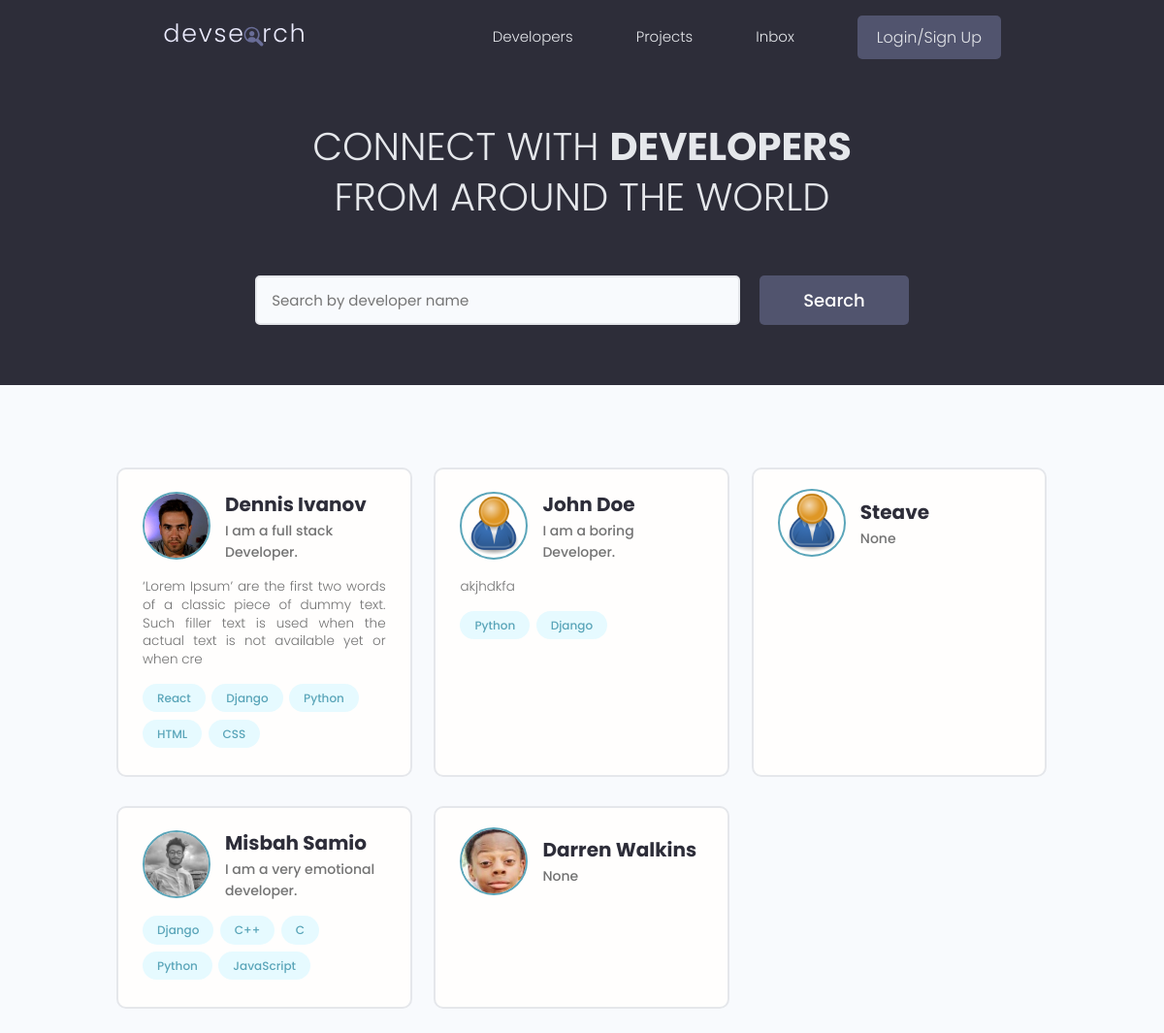
Before: / with the older database file.
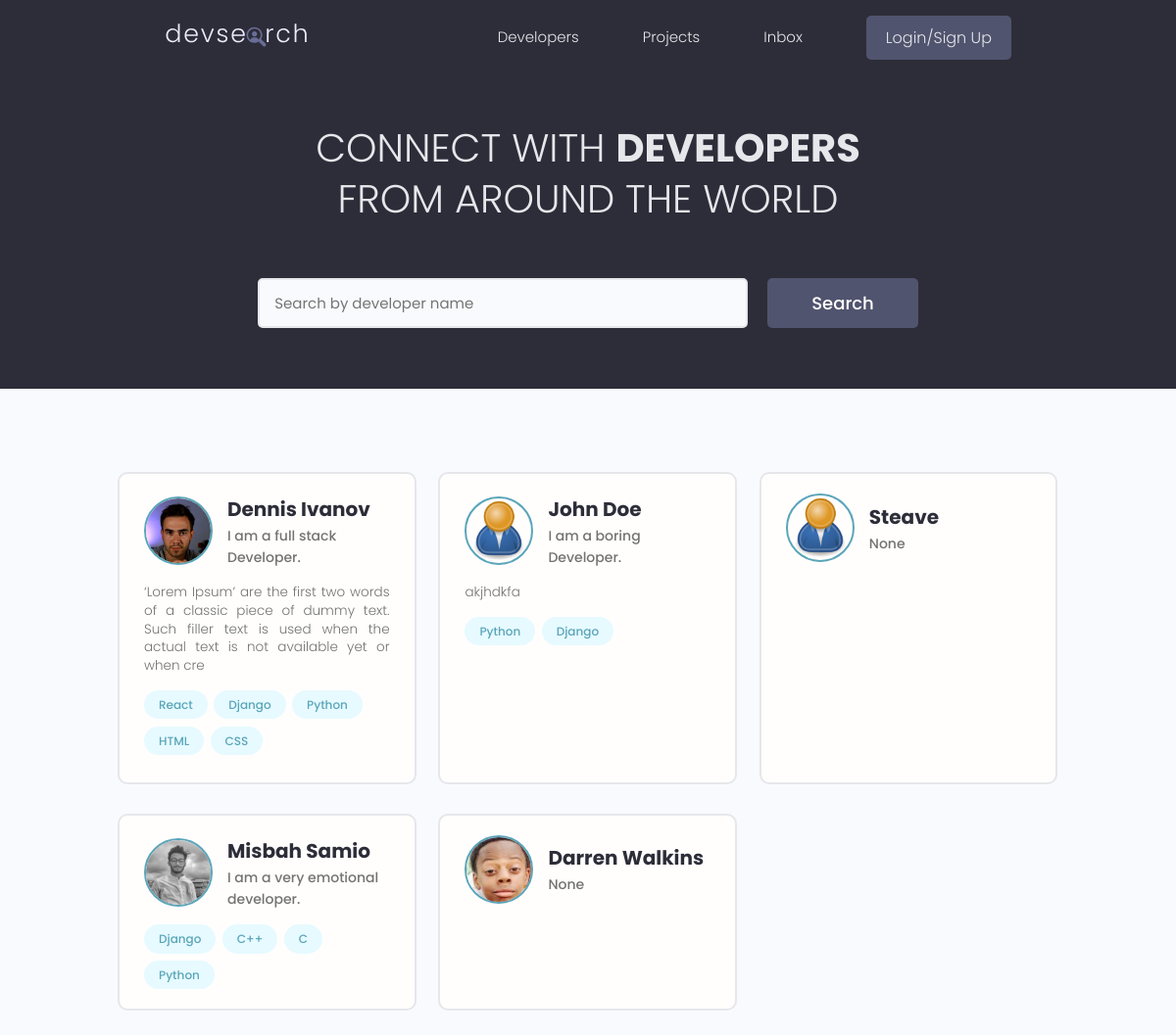
After: the same page with the newer database file.
### users/models.py (models this page shows, shortened)
class Profile(models.Model):
    user = models.OneToOneField(User, on_delete=models.CASCADE, null=True, blank=True)
    name = models.CharField(max_length=200, blank=True, null=True)
    email = models.EmailField(max_length=500, blank=True, null=True)
    username = models.CharField(max_length=200, blank=True, null=True)
    location = models.CharField(max_length=200, blank=True, null=True)
    short_intro = models.CharField(max_length=200, blank=True, null=True)
    bio = models.TextField(blank=True, null=True)
    profile_image = models.ImageField(null=True, blank=True, upload_to='profiles/', default="profiles/user-default.png")
    social_github = models.CharField(max_length=200, blank=True, null=True)
    social_twitter = models.CharField(max_length=200, blank=True, null=True)
    social_linkedin = models.CharField(max_length=200, blank=True, null=True)
    social_youtube = models.CharField(max_length=200, blank=True, null=True)
    social_website = models.CharField(max_length=200, blank=True, null=True)
    created = models.DateTimeField(auto_now_add=True)
    id = models.UUIDField(default=uuid.uuid4, unique=True, primary_key=True, editable=False)

class Skill(models.Model):
    owner = models.ForeignKey(Profile, on_delete=models.CASCADE, null=True, blank=True)
    name = models.CharField(max_length=200, blank=True, null=True)
    description = models.TextField(null=True, blank=True)
    created = models.DateTimeField(auto_now_add=True)
    id = models.UUIDField(default=uuid.uuid4, unique=True, primary_key=True, editable=False)
    def __str__(self):
        return str(self.name)

### users/views.py (the view)
# urls.py: path('', views.profiles, name="profiles"),
def profiles(request):
    profiles = Profile.objects.all()
    context = {'profiles' : profiles}
    return render(request, 'users/profiles.html', context)

### users/templates/users/profiles.html (shortened to what this page needs)
{% extends 'main.html' %}
{% block content %}
<main class="home">
    <section class="hero-section text-center">
      <div class="container container--narrow">
        <div class="hero-section__box">
          <h2>CONNECT WITH <span>DEVELOPERS</span></h2>
          <h2>FROM AROUND THE WORLD</h2>
        </div>
        <div class="hero-section__search">
          <form class="form" action="#" method="get">
            <div class="form__field">
              <input class="input input--text" id="formInput#search" type="text" name="text"
                placeholder="Search by developer name" />
            </div>
            <input class="btn btn--sub btn--lg" type="submit" value="Search" />
          </form>
        </div>
      </div>
    </section>
    <section class="devlist">
      <div class="container">
        <div class="grid grid--three">
        {% for profile in profiles %}
          <div class="column card">
            <div class="dev">
              <a href="{% url 'user-profile' profile.id %}" class="card__body">
                <div class="dev__profile">
                  <img class="avatar avatar--md" src="{{ profile.profile_image.url }}" alt="image" />
                  <div class="dev__meta">
                    <h3>{{ profile.name }}</h3>
                    <h5>{{ profile.short_intro|slice:"60" }}</h5>
                  </div>
                </div>
                <p class="dev__info">
                  {{profile.bio|slice:"150"}}
                </p>
                <div class="dev__skills">
                  {% for skill in profile.skill_set.all|slice:"5" %}
                  <span class="tag tag--pill tag--main">
                    <small>{{ skill }}</small>
                  </span>
                  {% endfor %}
                </div>
              </a>
            </div>
          </div>
        {% endfor %}
        </div>
      </div>
    </section>
  </main>
{% endblock content %}

### templates/main.html (shortened to what this page needs)
<!DOCTYPE html>
{% load static %}
<html>
<head>
    <link rel="stylesheet" href="https://cdn.iconmonstr.com/1.3.0/css/iconmonstr-iconic-font.min.css" />
    <link rel="stylesheet" href="{% static 'uikit/styles/uikit.css' %}" />
    <link rel="stylesheet" href="{% static 'styles/app.css' %}" />
</head>
<body>
    {% include 'navbar.html' %}
    {% block content %}
    {% endblock content%}
</body>
</html>

### templates/navbar.html (shortened to what this page needs)
{% load static %}
<header class="header">
    <div class="container container--narrow">
      <a href="{% url 'profiles' %}" class="header__logo">
        <img src="{% static 'images/logo.svg' %}" alt="DevSearch Logo" />
      </a>
      <nav class="header__nav">
        <ul class="header__menu">
          <li class="header__menuItem"><a href="{% url 'profiles' %}">Developers</a></li>
          <li class="header__menuItem"><a href="{% url 'projects' %}">Projects</a></li>
          <li class="header__menuItem"><a href="">Inbox</a></li>
          {% if request.user.is_authenticated %}
          <li class="header__menuItem"><a href="{% url 'account' %}">Account</a></li>
          <li class="header__menuItem"><a href="{% url 'logout' %}" class="btn btn--sub">Logout</a></li>
          {% else %}
          <li class="header__menuItem"><a href="{% url 'login' %}" class="btn btn--sub">Login/Sign Up</a></li>
          {% endif %}
        </ul>
      </nav>
    </div>
  </header>

### static/styles/app.css (style rules this page uses)
:root { --color-sub: #2d2d39; }
.btn--sub { background-color: var(--color-sub-light); }
.card { border: 2px solid var(--color-light); }
img { width: 100%; }
.header { position: sticky; z-index: 111; background-color: var(--color-sub); padding: 1.5rem 0; }
.header > .container { display: flex; justify-content: space-between; align-items: center; }
.header__logo > img { height: 3.8rem; }
.header__nav > ul { display: inline-flex; align-items: center; list-style: none; gap: 6.5rem; }
.header__menuItem > a { color: var(--color-light); font-weight: 300; }
.hero-section { height: 40vh; display: flex; align-items: center; background-color: var(--color-sub); }
.hero-section__box { margin-bottom: 4rem; }
.hero-section__box > h2, .hero-section__box > h2 > span { font-size: 4rem; color: var(--color-light); line-height: 1.3; text-transform: uppercase; }
.hero-section__box > h2 { font-weight: 300; }
.hero-section__box > h2 > span { font-weight: 700; }
.hero-section__search > .form { display: flex; align-items: center; justify-content: center; gap: 2rem; }
.hero-section__search > .form input.input--text { width: 50rem; }
.devlist { margin-top: 8rem; }
.devlist .grid { align-items: stretch; }
.devlist .dev .dev__profile { display: flex; align-items: center; gap: 1.5rem; }
.devlist .dev .dev__meta h3 { color: var(--color-sub); font-size: 2rem; font-weight: 700; }
.devlist .dev .dev__meta h5 { color: var(--color-text); font-size: 1.4rem; font-weight: 500; }
.devlist .dev .dev__info { margin: 1.5rem 0; font-size: 1.35rem; line-height: 1.4; text-align: justify; }

### static/uikit/styles/modules/_variables.css (style rules this page uses)
:root { --color-main: #5aa5b9; --color-main-light: #e6faff; --color-sub: #3f4156; --color-sub-light: #51546e; --color-sub-lighter: #ededfd; --color-text: #737373; --color-gray: #8b8b8b; --color-light: #e5e7eb; --color-light-gray: #767676; --color-bg: #f8fafd; --color-white: #fffefd; --color-white-light: #f3f3f3; --color-success: #359e64; --color-success-bg: #def8e8; --color-error: #fc4b0b; --color-error-bg: #fff2ee; --font-base: 'Poppins', arial, helvetica, 'Segoe UI', roboto, ubuntu, sans-serif; --font-monospace: 'Fira Code', 'Courier New', courier, monospace; --font-regular: 300; --font-medium: 500; --font-bold: 700; --generic-shadow: 1px 1px 5px #00000010; --generic-transition: all 0.3s ease-in-out; }

### static/uikit/styles/modules/_base.css (style rules this page uses)
* { margin: 0; padding: 0; box-sizing: border-box; text-rendering: optimizeLegibility; color: inherit; font-size: inherit; }
html { font-size: 50%; }
@media only screen and (min-width: 480px) { html { font-size: 56.25%; } }
@media only screen and (min-width: 1200px) { html { font-size: 62.5%; } }
body { line-height: 1.6; font-weight: 400; font-size: 1.5rem; color: var(--color-text); background-color: var(--color-bg); min-height: 100vh; }

### static/uikit/styles/modules/_typography.css (style rules this page uses)
* { font-family: var(--font-base); }
h2 { font-size: 3.6rem; font-weight: var(--font-bold); }
h3 { font-size: 3.2rem; font-weight: var(--font-medium); }
h5 { font-size: 2.4rem; font-weight: var(--font-medium); }
h5, h6 { font-weight: var(--font-regular); }
p, span, strong { font-size: 1.6rem; color: var(--color-text); font-weight: var(--font-regular); }
a { padding-bottom: 2px; text-decoration: none; display: inline-block; color: var(--color-main); font-weight: var(--font-medium); }

### static/uikit/styles/modules/_utilities.css (style rules this page uses)
.container { width: 92%; max-width: 165rem; margin: 0 auto; box-sizing: border-box; }
.container--narrow { width: 92%; max-width: 120rem; }
@media screen and (min-width: 1000px) { .container { width: 90%; } }
@media screen and (min-width: 1000px) { .container--narrow { width: 85%; } }
@media screen and (min-width: 1200px) { .container { width: 80%; } }
@media screen and (min-width: 1200px) { .container--narrow { width: 72%; } }
.text-center { text-align: center; }

### static/uikit/styles/modules/_avatar.css (style rules this page uses)
.avatar { border-radius: 50%; border: 2px solid var(--color-main); object-fit: cover; }
.avatar--md { height: 7rem; width: 7rem; }

### static/uikit/styles/modules/_button.css (style rules this page uses)
.btn { display: inline-block; position: relative; cursor: pointer; background-color: var(--color-light); font-weight: var(--font-medium); color: var(--color-sub); text-decoration: none; padding: 1rem 2rem; border-radius: 0.5rem; border: none; width: -webkit-fit-content; width: -moz-fit-content; width: fit-content; height: -webkit-fit-content; height: -moz-fit-content; height: fit-content; font-size: 1.6rem; outline-width: 0; outline-color: transparent; -webkit-backface-visibility: hidden; backface-visibility: hidden; transition: all 0.3s ease-in-out; }
.btn--sub { background-color: var(--color-sub); color: var(--color-white); }
.btn--lg { font-size: 1.8rem; padding: 1.2rem 4.5rem; }

Changed rows visible on the page:
removed Skill: name "JavaScript", shown under Profile "Misbah Samio"
